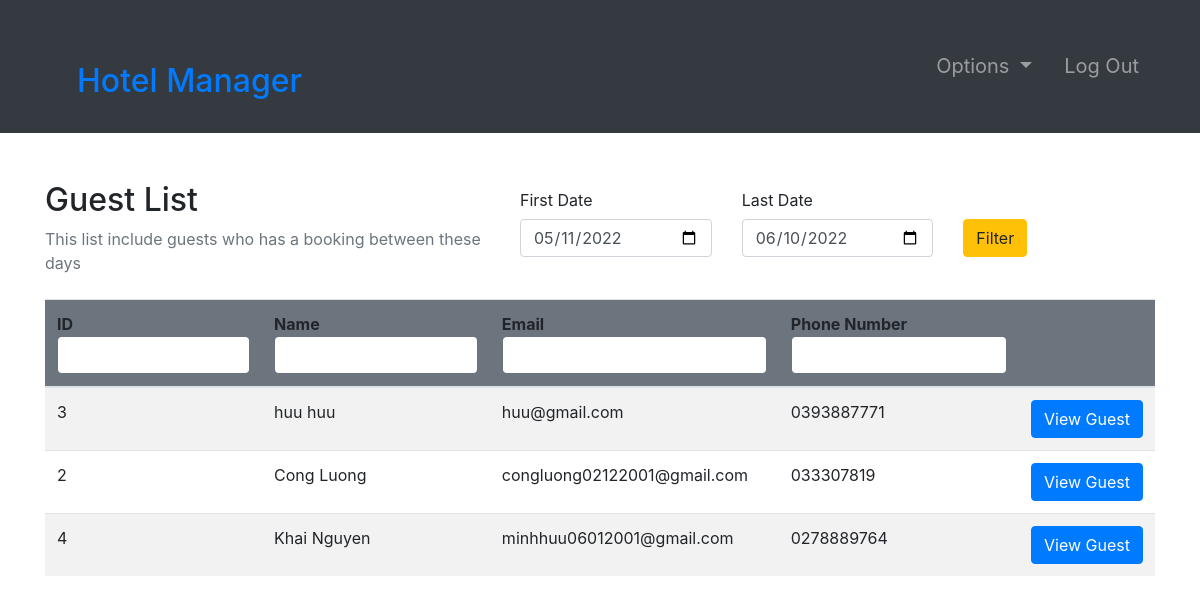
Screenshot of /guests/ (signed in) with the database file from the repository.
### accounts/models.py (models this page shows, shortened)
class Guest(models.Model):
    user = models.OneToOneField(User, null=True, on_delete=models.CASCADE)
    phoneNumber = PhoneNumberField(unique=True)

### accounts/views.py (the view, shortened to what this page needs)
# urls.py: path('guests/', guests, name="guests"),
@login_required(login_url='login')
def guests(request):
    role = str(request.user.groups.all()[0])
    path = role + "/"
    topRange = Booking.objects.all().values("guest").annotate(
        total=Count("guest")).order_by("-total")
    topLimit = 10
    topList = []
    for t in topRange:
        if len(topList) > 10:
            break
        else:
            topList.append(Guest.objects.get(id=t.get("guest")))
    bookings = Booking.objects.all()
    fd = datetime.combine(date.today()-timedelta(days=30), datetime.min.time())
    ld = datetime.combine(date.today(), datetime.min.time())
    guests = []
    for b in bookings:
        if b.endDate >= fd.date() and b.startDate <= ld.date():
            if b.guest not in guests:
                guests.append(b.guest)
    context = {
        "role": role,
        "guests": guests,
        "topList": topList,
        "topLimit": topLimit,
        "fd": fd,
        "ld": ld
    }
    return render(request, path + "guests.html", context)

### Templates/admin/guests.html
{% extends '../index.html' %}
{% block context %}
{% include '../common_pages/guests.html' %}
{% endblock %}

### Templates/common_pages/guests.html (shortened to what this page needs)
<div class="container py-5">
    <div class="table-header row">
        <div class="col-sm-12 col-md-12 col-lg-5 mb-4">
            <h2>Guest List</h2>
            <span class="text-muted">This list include guests who has a booking between these days</span>
        </div>
        <div class="col-sm-12 col-md-12 col-lg-7">
            <form action="" method="POST">
                <div class="row">
                    <div class="form-group col-4">
                        <label for="example-date-input" class="col-form-label">First Date</label>
                        <div class="">
                            <input class="form-control" type="date"
                                value="{{fd.year}}-{% if fd.month < 10 %}0{{fd.month}}{% else %}{{fd.month}}{% endif %}-{% if fd.day < 10 %}0{{fd.day}}{% else %}{{fd.day}}{% endif %}"
                                name="f_day" id="f_day">
                        </div>
                    </div>
                    <div class="form-group col-4">
                        <label for="example-date-input" class="col-form-label">Last Date</label>
                        <div class="">
                            <input class="form-control" type="date"
                                value="{{ld.year}}-{% if ld.month < 10 %}0{{ld.month}}{% else %}{{ld.month}}{% endif %}-{% if ld.day < 10 %}0{{ld.day}}{% else %}{{ld.day}}{% endif %}"
                                name="l_day" id="l_day">
                        </div>
                    </div>
                    <div class="col-4" style="margin-top:38px;">
                        <button type="submit" class="btn btn-warning" name="filterDate">Filter</button>
                    </div>
                </div>
            </form>
        </div>
    </div>
    <table class="table table-hover table-striped">
        <thead class="bg-secondary rounded">
            <tr>
                <form action="" method="POST">
                    <th>ID<input type="number" name="id" min="0" value="{{id}}"
                            class="form-control border border-secondary">
                    </th>
                    <th>Name<input type="text" name="name" value="{{name}}"
                            class="form-control border border-secondary"></th>
                    <th>Email<input type="text" name="email" value="{{email}}"
                            class="form-control border border-secondary"></th>
                    <th>Phone Number<input type="number" name="number" min="0" value="{{number}}"
                            class="form-control border border-secondary">
                    </th>
                    <th></th>
                </form>
            </tr>
        </thead>
        <tbody>
            {% for g in guests %}
            <tr>
                <td>{{g.user.id}}</td>
                <td>{{g.user.first_name}} {{g.user.last_name}}</td>
                <td>{{g.user.email}}</td>
                <td>{{g.phoneNumber}}</td>
                <td> <a href="{% url 'guest-profile' g.user.id %}" class="btn btn-primary w-100">View&nbsp;Guest</a>
                </td>
            </tr>
            {% endfor %}
        </tbody>
    </table>
</div>

### static/css/main.css (style rules this page uses)
* { margin: 0; padding: 0; -webkit-font-smoothing: antialiased; }
body { position: relative; }

### rows the page displays
Guest: user.id "3", user.first_name "huu", user.last_name "huu", user.email "huu@gmail.com", phoneNumber "0393887771"
Guest: user.id "2", user.first_name "Cong", user.last_name "Luong", user.email "congluong02122001@gmail.com", phoneNumber "033307819"
Guest: user.id "4", user.first_name "Khai", user.last_name "Nguyen", user.email "minhhuu06012001@gmail.com", phoneNumber "0278889764"
